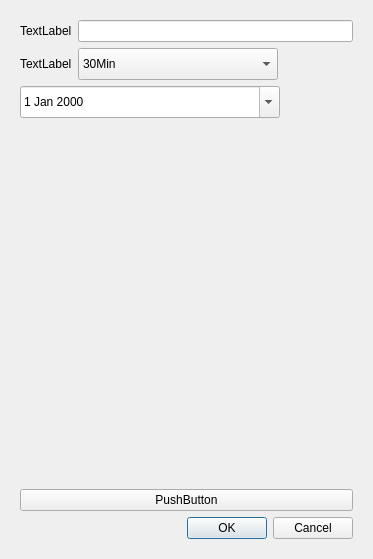
<?xml version="1.0" encoding="UTF-8"?>
<ui version="4.0">
 <class>SimpleDialog</class>
 <widget class="QDialog" name="SimpleDialog">
  <property name="geometry">
   <rect>
    <x>0</x>
    <y>0</y>
    <width>373</width>
    <height>559</height>
   </rect>
  </property>
  <property name="windowTitle">
   <string>Dialog</string>
  </property>
  <property name="styleSheet">
   <string notr="true"/>
  </property>
  <layout class="QVBoxLayout" name="verticalLayout">
   <item>
    <widget class="QWidget" name="widget" native="true">
     <layout class="QVBoxLayout" name="verticalLayout_2">
      <item>
       <layout class="QHBoxLayout" name="horizontalLayout">
        <item>
         <widget class="QLabel" name="label">
          <property name="text">
           <string>TextLabel</string>
          </property>
         </widget>
        </item>
        <item>
         <widget class="QLineEdit" name="lineEdit"/>
        </item>
       </layout>
      </item>
      <item>
       <layout class="QHBoxLayout" name="horizontalLayout_2">
        <item>
         <widget class="QLabel" name="label_2">
          <property name="text">
           <string>TextLabel</string>
          </property>
         </widget>
        </item>
        <item>
         <widget class="QComboBox" name="comboBox">
          <property name="minimumSize">
           <size>
            <width>200</width>
            <height>32</height>
           </size>
          </property>
          <property name="maximumSize">
           <size>
            <width>200</width>
            <height>32</height>
           </size>
          </property>
          <property name="iconSize">
           <size>
            <width>64</width>
            <height>64</height>
           </size>
          </property>
          <item>
           <property name="text">
            <string>30Min</string>
           </property>
          </item>
          <item>
           <property name="text">
            <string>1Hour</string>
           </property>
          </item>
         </widget>
        </item>
        <item>
         <spacer name="horizontalSpacer">
          <property name="orientation">
           <enum>Qt::Horizontal</enum>
          </property>
          <property name="sizeHint" stdset="0">
           <size>
            <width>40</width>
            <height>20</height>
           </size>
          </property>
         </spacer>
        </item>
       </layout>
      </item>
      <item>
       <widget class="QDateEdit" name="dateEdit">
        <property name="sizePolicy">
         <sizepolicy hsizetype="Fixed" vsizetype="Fixed">
          <horstretch>0</horstretch>
          <verstretch>0</verstretch>
         </sizepolicy>
        </property>
        <property name="minimumSize">
         <size>
          <width>260</width>
          <height>32</height>
         </size>
        </property>
        <property name="maximumSize">
         <size>
          <width>260</width>
          <height>32</height>
         </size>
        </property>
        <property name="calendarPopup">
         <bool>true</bool>
        </property>
       </widget>
      </item>
      <item>
       <spacer name="verticalSpacer">
        <property name="orientation">
         <enum>Qt::Vertical</enum>
        </property>
        <property name="sizeHint" stdset="0">
         <size>
          <width>20</width>
          <height>40</height>
         </size>
        </property>
       </spacer>
      </item>
      <item>
       <widget class="QPushButton" name="resourseButton">
        <property name="text">
         <string>PushButton</string>
        </property>
       </widget>
      </item>
      <item>
       <widget class="QDialogButtonBox" name="buttonBox">
        <property name="styleSheet">
         <string notr="true"/>
        </property>
        <property name="orientation">
         <enum>Qt::Horizontal</enum>
        </property>
        <property name="standardButtons">
         <set>QDialogButtonBox::Cancel|QDialogButtonBox::Ok</set>
        </property>
       </widget>
      </item>
     </layout>
    </widget>
   </item>
  </layout>
 </widget>
 <resources/>
 <connections>
  <connection>
   <sender>buttonBox</sender>
   <signal>accepted()</signal>
   <receiver>SimpleDialog</receiver>
   <slot>accept()</slot>
   <hints>
    <hint type="sourcelabel">
     <x>248</x>
     <y>254</y>
    </hint>
    <hint type="destinationlabel">
     <x>157</x>
     <y>274</y>
    </hint>
   </hints>
  </connection>
  <connection>
   <sender>buttonBox</sender>
   <signal>rejected()</signal>
   <receiver>SimpleDialog</receiver>
   <slot>reject()</slot>
   <hints>
    <hint type="sourcelabel">
     <x>316</x>
     <y>260</y>
    </hint>
    <hint type="destinationlabel">
     <x>286</x>
     <y>274</y>
    </hint>
   </hints>
  </connection>
 </connections>
</ui>
